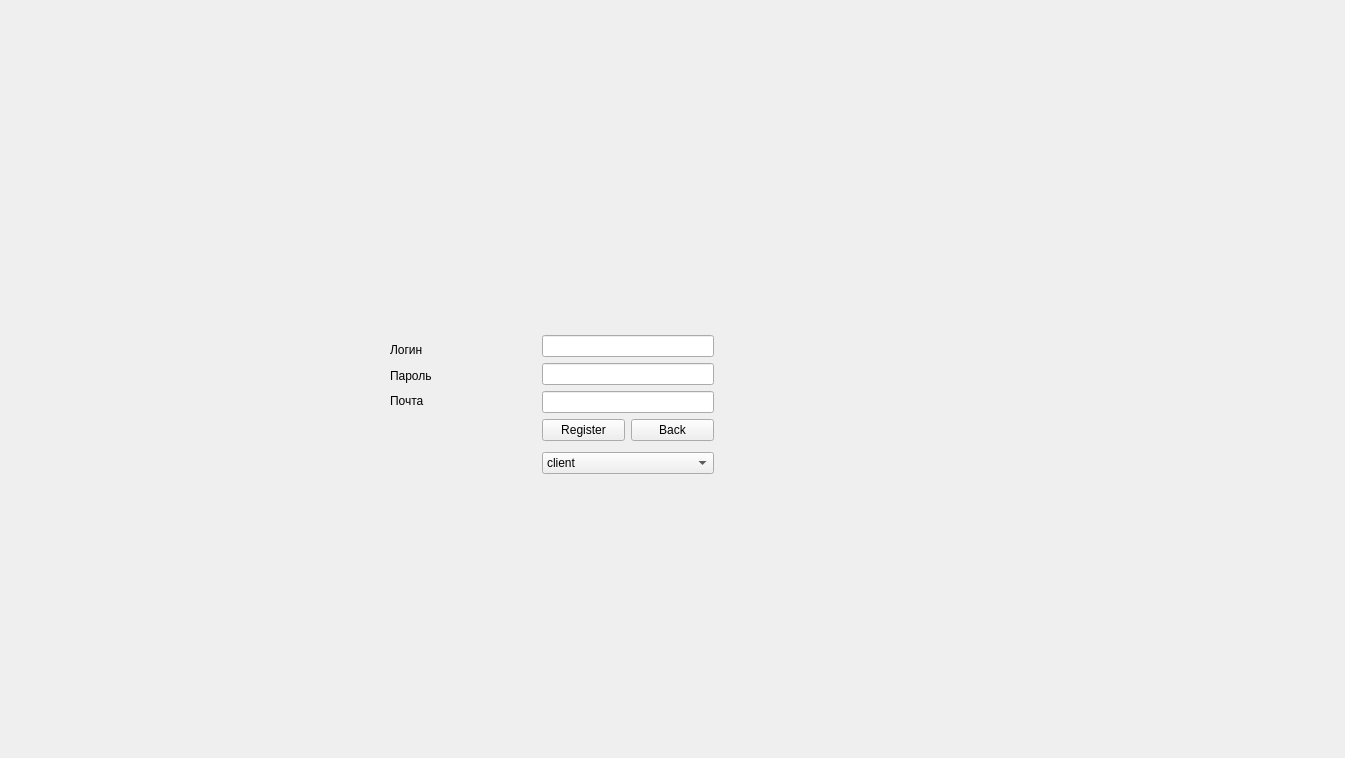
<?xml version="1.0" encoding="UTF-8"?>
<ui version="4.0">
 <class>registration</class>
 <widget class="QWidget" name="registration">
  <property name="geometry">
   <rect>
    <x>0</x>
    <y>0</y>
    <width>1345</width>
    <height>758</height>
   </rect>
  </property>
  <property name="windowTitle">
   <string>Registration Form</string>
  </property>
  <widget class="QWidget" name="layoutWidget">
   <property name="geometry">
    <rect>
     <x>542</x>
     <y>330</y>
     <width>172</width>
     <height>150</height>
    </rect>
   </property>
   <layout class="QVBoxLayout" name="verticalLayout">
    <item>
     <layout class="QGridLayout" name="gridLayout_2">
      <item row="0" column="0">
       <layout class="QGridLayout" name="gridLayout">
        <item row="2" column="0" colspan="2">
         <widget class="QLineEdit" name="emailregistr"/>
        </item>
        <item row="1" column="0" colspan="2">
         <widget class="QLineEdit" name="passwordregistr">
          <property name="echoMode">
           <enum>QLineEdit::Password</enum>
          </property>
         </widget>
        </item>
        <item row="0" column="0" colspan="2">
         <widget class="QLineEdit" name="nameregistr"/>
        </item>
        <item row="3" column="1">
         <widget class="QPushButton" name="backregistr">
          <property name="text">
           <string>Back</string>
          </property>
         </widget>
        </item>
        <item row="3" column="0">
         <widget class="QPushButton" name="registration1">
          <property name="text">
           <string>Register</string>
          </property>
         </widget>
        </item>
       </layout>
      </item>
     </layout>
    </item>
    <item>
     <widget class="QComboBox" name="roleComboBox">
      <item>
       <property name="text">
        <string>client</string>
       </property>
      </item>
     </widget>
    </item>
   </layout>
  </widget>
  <widget class="QWidget" name="layoutWidget">
   <property name="geometry">
    <rect>
     <x>390</x>
     <y>340</y>
     <width>141</width>
     <height>71</height>
    </rect>
   </property>
   <layout class="QVBoxLayout" name="verticalLayout_2">
    <item>
     <widget class="QLabel" name="label">
      <property name="text">
       <string>Логин</string>
      </property>
     </widget>
    </item>
    <item>
     <widget class="QLabel" name="label_2">
      <property name="text">
       <string>Пароль</string>
      </property>
     </widget>
    </item>
    <item>
     <widget class="QLabel" name="label_3">
      <property name="text">
       <string>Почта</string>
      </property>
     </widget>
    </item>
   </layout>
  </widget>
 </widget>
 <resources/>
 <connections/>
</ui>
